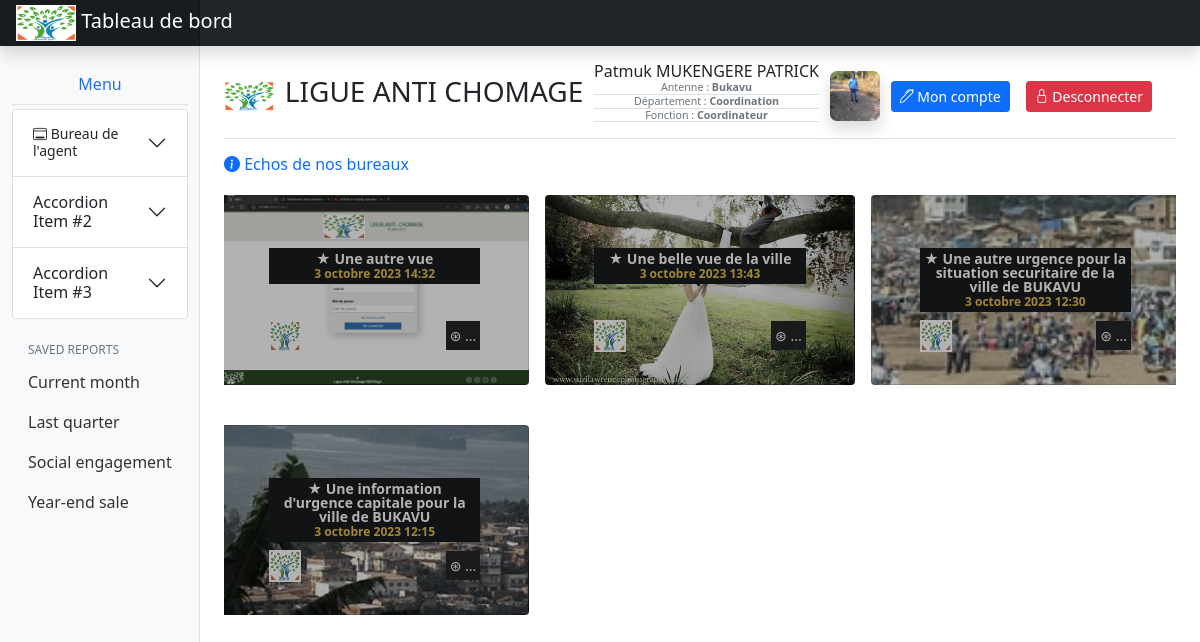
Page /office/agentdashboard/ (signed in) on the committed database.
### APP_LAC/models.py (models this page shows, shortened)
class Utilisateur(models.Model):
    nom = models.CharField(default=None, max_length=50, null=False, blank=False)
    postnom = models.CharField(default=None, max_length=50, null=False, blank=False)
    prenom = models.CharField(default=None, max_length=50, null=True, blank=True)
    nom_utilisateur = models.CharField(max_length=50, null=False)
    mot_de_passe = models.CharField(max_length=50, unique=False, null=False)
    typeCompte = models.IntegerField(unique=False, null=False, blank=False, default=1)
    antenne = models.ForeignKey(Antenne, on_delete=models.CASCADE, default=None)
    departement = models.ForeignKey(Departement, on_delete=models.CASCADE, default=None)
    fonction = models.ForeignKey(Fonctions, on_delete=models.RESTRICT, default=None)
    email = models.EmailField(default=None, max_length=50, null=False, blank=False)
    tel1 = models.CharField(max_length=13, unique=False, null=False, blank=False, default=None)
    tel2 = models.CharField(max_length=13, unique=False, null=True, blank=True)
    agentFolderPht = models.CharField(max_length=100, null=True, blank=True)
    agentFolderDoc = models.CharField(max_length=100, null=True, blank=True)
    photo = models.FileField(default=None, null=True, blank=True, upload_to="photos")
    cv = models.FileField(default=None, null=True, blank=True, upload_to="CV")
    lettre = models.FileField(default=None, null=True, blank=True, upload_to="lettre")
    contrat = models.FileField(default=None, null=True, blank=True, upload_to="contrat")
    carteid = models.FileField(default=None, null=True, blank=True, upload_to="carte")
    diplome1 = models.FileField(default=None, null=True, blank=True, upload_to="dip1")
    diplome2 = models.FileField(default=None, null=True, blank=True, upload_to="dip2")
    diplome3 = models.FileField(default=None, null=True, blank=True, upload_to="dip2")

class Antenne(models.Model):
    designation = models.CharField(max_length=30, unique=True, null=False)
    def __str__(self):
        return self.designation

class Departement(models.Model):
    antenne = models.ForeignKey(Antenne, on_delete=models.CASCADE)
    designation = models.CharField(max_length=30, unique=True, null=False)
    def __str__(self):
        return self.designation

class Fonctions(models.Model):
    departement = models.ForeignKey(Departement, on_delete=models.CASCADE, default=None)
    designation = models.CharField(max_length=30, unique=True, null=False)
    def __str__(self):
        return self.designation

class EchoBureau(models.Model):
    titre = models.CharField(default=None, null=False, blank=False, max_length=250)
    description = models.TextField(default=None, null=False, blank=False)
    photo = models.FileField(default=None, null=True, blank=True)
    video = models.FileField(default=None, null=True, blank=True)
    date = models.DateTimeField(auto_now=True)
    class Meta:
        ordering = ['-date']

### APP_LAC/views.py (the view)
def agentdashboard(request):
    try:
        if request.session['utilisateur']:
            currentUser = request.session['utilisateur']
            agent = models.Utilisateur.objects.get(nom_utilisateur=currentUser)
            list_echo = models.EchoBureau.objects.all()
            agenda = models.Agenda.objects.filter(utilisateur=agent)
            suiviContratAgent = {
                'dureeContrat': '',
                'cahierDeCharge': '',
                'salaire': '',
                'formationbourses': ''
            }
            try:
                suiviContratAgent = models.SuiviContrat.objects.get(utilisateur=agent)
            except Exception as exc:
                pass
            info = {
                'titre': 'Tableau de Bord',
                'entete': 'LIGUE ANTI CHOMAGE ASBL/DASHBOARD',
                'currentSession': agent,
                'liste_echo': list_echo,
                'suivicontrat': suiviContratAgent,
                'agenda': agenda,
                'date': datetime.datetime.now()
            }
            return render(request, "office/dashboard.html", context=info)
    except Exception as exc:
        return HttpResponse(exc)

### templates/office/dashboard.html (shortened to what this page needs)
{% extends 'base_dashboard_agent.html' %}
{% load static %}
{% block user-name %}
    <div id="detail-agent" class="align-items-center">
        <p class="p-0 mb-0 text-center">{{ currentSession.prenom | capfirst }} {{ currentSession.nom |upper }} {{ currentSession.postnom | upper }}</p>
        <p class="text-muted small text-center fw-normal m-0 p-0 border-bottom small-info">Antenne : <strong>{{ currentSession.antenne }}</strong></p>
        <p class="text-muted small text-center fw-normal m-0 p-0 border-bottom small-info">Département : <strong>{{ currentSession.departement }}</strong></p>
        <p class="text-muted small text-center fw-normal m-0 p-0 border-bottom small-info">Fonction : <strong>{{ currentSession.fonction }}</strong></p>
    </div>
{% endblock %}
{% block user_profil %}
    {% if currentSession.photo %}
        <div class="shadow" id="user-profil"
             style="min-width: 50px; min-height: 50px;
                     background-image: url('/media/{{ currentSession.photo }}');
                     background-position: center;
                     background-size: cover;
                     border-radius: 7px;
                     ">
        </div>
    {% endif %}
{% endblock %}
{% block compte_btn_groupe %}
        <div class="text-center w-100 d-md-flex flex-row">
            <a type="button" href="{% url 'profil_agent' currentSession.id %}" class="btn btn-sm btn-primary">
                <span class="bi-pen"> Mon compte</span>
            </a>
            <a type="button" class="btn btn-sm  mx-3 btn-danger small" href="{% url 'module_deconnexion' %}"><span class="bi-lock"> Desconnecter</span></a>
        </div>
  </div>
{% endblock %}
{% block section_title %}
    <span class="text-primary bi-info-circle-fill">
        Echos de nos bureaux
    </span>
{% endblock %}
{% block central_section %}
    <div class="row row-cols-1 row-cols-lg-3 align-items-stretch g-4 py-1">
        {% if liste_echo %}
            {% for echo in liste_echo %}
                <div class="p-1 p-md-2">
                    <div id="img-echo" type="button" data-bs-toggle="modal" data-bs-target='#modal-{{ echo.id }}' class="card card-cover h-100 overflow-hidden text-white bg-dark rounded-5 shadow-md" style="background-image: url('/media/{{ echo.photo }}');background-size: cover;background-position: center;">
                      <div class="d-flex flex-column h-100 p-5 pb-3 text-white text-shadow-1">
                        <h2 class="p-1 text-center mt-1 h6 small lh-1 fw-bold" style="background-color: #191c1f">
                            <span>&bigstar; {{ echo.titre }}</span><br>
                            <span class="fw-bold small text-warning " style="font-size: 9pt">{{ echo.date }}</span>
                        </h2>
                        <ul class="d-flex list-unstyled mt-auto">
                          <li class="me-auto">
                            <img src="{% static 'asserts/logo lac-asbl JPEG.jpg'%}" alt width="32" height="32" class=" border border-white">
                          </li>
                          <li class="d-flex align-items-center">
                            <svg class="bi me-2" width="1em" height="1em"><use xlink:href="#calendar3"></use></svg>
                            <small class="p-1 bg-dark text-light">
                                &circledast; ...
                            </small>
                          </li>
                        </ul>
                      </div>
                    </div>
                </div>
            {% endfor %}
    {% endif %}
    </div>
{% endblock %}

### rows in the picture
Utilisateur: prenom "Patmuk", nom "MUKENGERE", postnom "PATRICK", antenne "Bukavu", departement "Coordination", fonction "Coordinateur", photo (picture)
EchoBureau: photo (picture), titre "Une autre vue", date "3 octobre 2023 14:32"
EchoBureau: photo (picture), titre "Une belle vue de la ville", date "3 octobre 2023 13:43"
EchoBureau: photo (picture), titre "Une autre urgence pour la situation securitaire de la ville de BUKAVU", date "3 octobre 2023 12:30"
EchoBureau: photo (picture), titre "Une information d'urgence capitale pour la ville de BUKAVU", date "3 octobre 2023 12:15"
